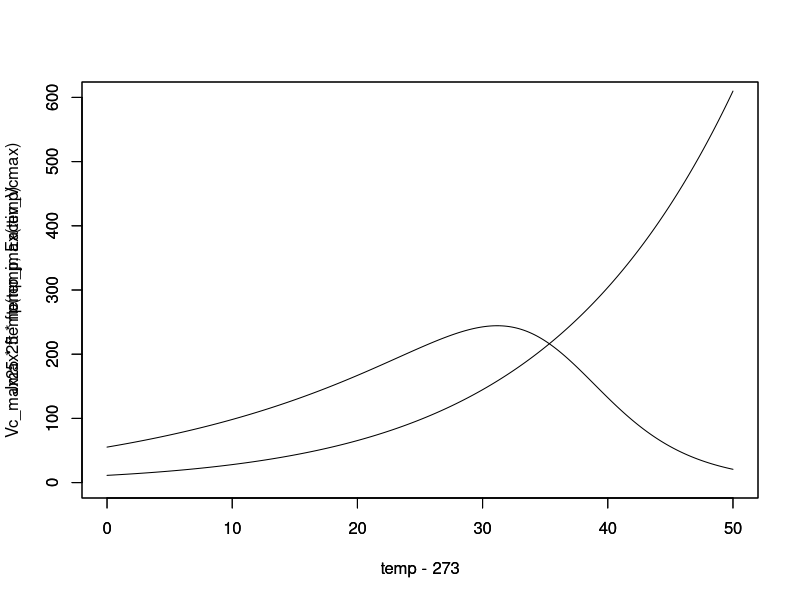
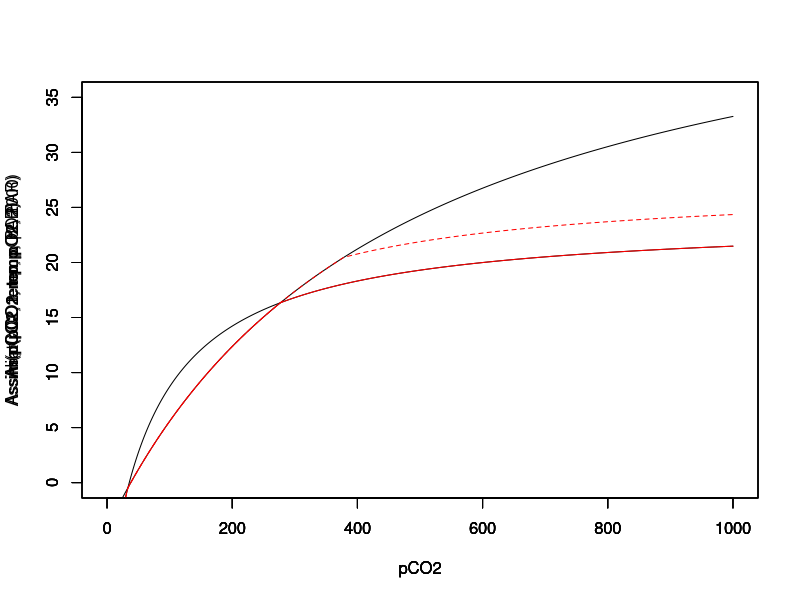

Write R code to recreate these figures, in order.
# --------------------------------------------------
# Carbon Cycle Exercises.
# Computer Lab.
# Farquhar photosynthesis model.
# Author: Benjamin Stocker <beni@climate.unibe.ch>
# Responsible: Fortunat Joos <joos@climate.unibe.ch>
# March 2012
# --------------------------------------------------

# GENERAL STRUCTURE OF PROGRAM
#A. Define functions
#	1. ftemp
#	2. ftemp of J_max
#       3. ftemp of lambda
#	4. Assimulation of RuP2-saturated case
#	5. Assimulation of RuP2-limited case
#	6. actual assimilation as the minimum of 3. and 4.
#	
#B. plotting of functions for a certain domain of independent variables (temperature, pCO2, and PAR)	


#----+
# A  |
#----+

# //////////////////////////////////////////////////
# 0. PARAMETERS
# --------------------------------------------------
# Parameters at 25 degC are defined as global variables
# Global variables are defined inside all functions.
# Note that variables inside a function definition are
# not defined outside and vice-versa.

# Universal gas constant [j/mol k]
assign("R", 8.314, envir = .GlobalEnv)

# Define parameter values at 25 degC
assign("Kc25", 460, envir = .GlobalEnv)
assign("Ko25", 330, envir = .GlobalEnv)
assign("Rd25", 1, envir = .GlobalEnv)
assign("lambda25", 31, envir = .GlobalEnv)

# Define activation energy
assign("Eactiv_Kc", 59356, envir = .GlobalEnv)
assign("Eactiv_Ko", 35948, envir = .GlobalEnv)
assign("Eactiv_Rd", 66405, envir = .GlobalEnv)


# //////////////////////////////////////////////////
# 1. FTEMP
# --------------------------------------------------
# Define function for temperature modification of parameters
ftemp <- function(temp, E_activ){
		
	# Eq. 3.61 in lecture notes
	ftemp <- exp((temp-298)*E_activ/(298*R*temp))
	
	return(ftemp)
	
	}
	
# //////////////////////////////////////////////////
# 2. FTEMP OF J_MAX
# --------------------------------------------------
# Define ftemp for J_max
ftemp_jmax <- function(temp){
	
	E <- 37000
	S <- 710
	H <- 220000
	
	# Eq. 3.62 in lecture notes
	ftemp_jmax <- (exp(-E/(R*temp)) / ( 1 + exp((S*temp-H)/(R*temp)))) / (exp(-E/(R*298)) / ( 1 + exp((S*298-H)/(R*298))))
	
	return(ftemp_jmax)
	
	}

# //////////////////////////////////////////////////
# 3. FTEMP OF LAMBDA-STAR
# --------------------------------------------------
# Define temperature dependence of lambda-star.
# Compare with Eq.3.50 in lecture notes where only
# Kc and Ko are temperature-dependent.
ftemp_lambda <- function(temp){

  # Calculate "parameter" values for actual temperature
  Kc <- Kc25 * ftemp(temp,Eactiv_Kc)
  Ko <- Ko25 * ftemp(temp,Eactiv_Ko)

  ftemp_lambda <- Kc/Ko

  return(ftemp_lambda)
}

	
# //////////////////////////////////////////////////
# 4. A_SAT FUNCTION
# --------------------------------------------------
# Define function for RuP2-saturated assimilation
Asat <- function(pCO2, temp, pO2){

	# Define parameter values at 25 degC
	Vc_max25 <- 98

	# Define activation energy
	Eactiv_Vcmax <- 58520

	# Calculate "parameter" values for actual temperature
	Kc       <- Kc25    *ftemp(temp,Eactiv_Kc)
	Ko       <- Ko25    *ftemp(temp,Eactiv_Ko)
	Vc_max   <- Vc_max25*ftemp(temp,Eactiv_Vcmax)
	Rd       <- Rd25    *ftemp(temp,Eactiv_Rd)
	lambda   <- lambda25*ftemp_lambda(temp)
	
	Asat <- Vc_max * (pCO2-lambda)/(pCO2+Kc*(1+pO2/Ko)) - Rd
	
	return(Asat)
	
	}


# //////////////////////////////////////////////////
# 5. A_LIM FUNCTION
# --------------------------------------------------
# Define function for RuP2-limited assimilation	
Alim <- function(pCO2, temp, PAR){
	
	# Define parameter values at 25 degC
	Jmax25   <- 210

	# Calculate "parameter" values for actual temperature
	Kc       <- Kc25 * ftemp(temp,Eactiv_Kc)
	Ko       <- Ko25 * ftemp(temp,Eactiv_Ko)
	Rd       <- Rd25 * ftemp(temp,Eactiv_Rd)
	lambda   <- lambda25*ftemp_lambda(temp)
	
	Jmax <- Jmax25*ftemp_jmax(temp)

	Alim     <- Jmax*PAR/(PAR+2.1*Jmax) * 
				(pCO2-lambda)/(4.5*pCO2+10.5*lambda) - Rd

	return(Alim)	
	
	}
	
# //////////////////////////////////////////////////
# 6. ASSIM FUNCTION
# --------------------------------------------------
# Define function for actual assimilation.
Assim <- function(pCO2, temp, pO2, PAR){
        Assim <- array(NA,c(length(pCO2)))
        for (i in seq(length(pCO2))){
          Assim[i] <- min(
                          Alim(pCO2, temp, PAR)[i],
                          Asat(pCO2, temp, pO2)[i]
                          )
        }
	return(Assim)
	}


#----+
# B  |
#----+
	
# //////////////////////////////////////////////////
# PLOT
# --------------------------------------------------
## Visualize temperature dependence of Vcmax and Jmax.
## Compare with Fig. 3.26 in lecture notes.
# --------------------------------------------------
Eactiv_Vcmax <- 58520
Vc_max25 <- 98
Jmax25   <- 210
temp <- seq(from=273,to=323,by=0.1)

plot(
     temp-273,
     Vc_max25*ftemp(temp,Eactiv_Vcmax),
     type='l',
     xlim=c(0,50),
     ylim=c(0,600)
     )
par(new=TRUE)
plot(
     temp-273,
     Jmax25*ftemp_jmax(temp),
     type='l',
     xlim=c(0,50),
     ylim=c(0,600)
     )

## Visualize CO2-dependence of Assimilation.
## Compare with Fig. 3.24 in lecture notes.
# --------------------------------------------------
pCO2 <- seq(1000)
temp <- 290
pO2 <- 210
PAR  <- 1000 

plot(
     pCO2,
     Asat(pCO2, temp, pO2),
     type='l',
     xlim=c(0,1000),
     ylim=c(0,35)
     )
par(new=TRUE)
plot(
     pCO2,
     Alim(pCO2, temp, PAR),
     type='l',
     xlim=c(0,1000),
     ylim=c(0,35)
     )
par(new=TRUE)
plot(
     pCO2,
     Assim(pCO2, temp, pO2, PAR),
     type='l',
     lty=1,
     col="red",
     xlim=c(0,1000),
     ylim=c(0,35)
     )
par(new=TRUE)
plot(
     pCO2,
     Assim(pCO2, temp, pO2, 2000),
     type='l',
     lty=2,
     col="red",
     xlim=c(0,1000),
     ylim=c(0,35)
     )


